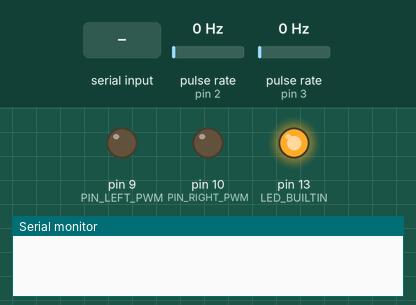
Bench run of a sketch on a simulated Arduino Uno, built with avr-gcc and run on an emulated ATmega328P. Parts: output pins drawn as LEDs (lit = HIGH), the last lines printed to the serial monitor. Wiring (inferred from the names in the program): 2 × pulse sensor: data pin 2 / data pin 3. Inputs (shaded band) come from the test bench; at power-on: pulse rate (sensors on pin 2, pin 3) 0 Hz.

Above: at 0.01 s.
At 1.2 s:
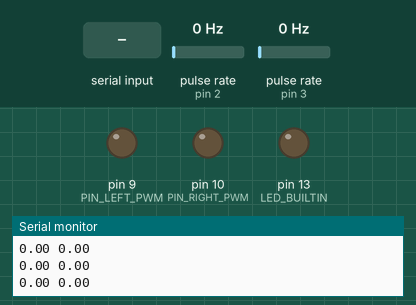
1.3 s: " \n" received over Serial
At 2.3 s:
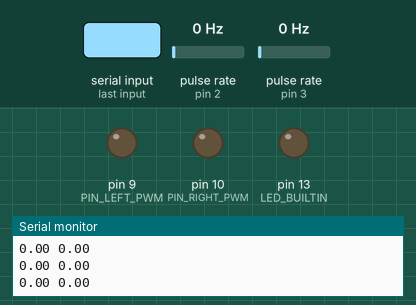
Timing chart, 0 to 4.3 s (numbered marks = the images above; inputs shaded):
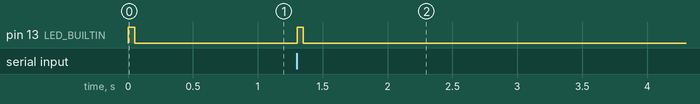

Measured:
- after the input at 1.3 s, pin 13 (LED_BUILTIN): LOW → HIGH at once, → LOW 0.05 s later

The sketch:

arduino_rtklm.ino
```cpp
#define USB_BAUDRATE 9600 // Serial USB baud rate

#define PIN_LEFT_ENC 2 // Encoder Feedback
#define PIN_RIGHT_ENC 3 // Encoder Feedback
#define PIN_LEFT_DIR 4 // Direction Control
#define PIN_LEFT_PWM 9 // PWM Speed Control
#define PIN_RIGHT_PWM 10 // PWM Speed Control
#define PIN_RIGHT_DIR 7 // Direction Control

#define CONTROL_LOOP_FREQUENCY 10 // Encoder sampling frequency in Hz
#define CONTROL_LOOP_PERIOD_MS (1000/CONTROL_LOOP_FREQUENCY)

#define PWM_TICK_RATIO (250.0/1400.0) // Approximate linear ratio of tick frequency to pwm value

String inputBuffer = "";

unsigned long lastSamplingMillis = 0;
unsigned long lastInputMillis = 0;

volatile int leftTicks = 0;
volatile unsigned long leftTicksLastMillis = 0;
int leftDir = 0;
double leftInput = 0;
double leftSetpoint = 0;
double leftOutput = 0;

volatile int rightTicks = 0;
volatile unsigned long rightTicksLastMillis = 0;
int rightDir = 0;
double rightInput = 0;
double rightSetpoint = 0;
double rightOutput = 0;

void setup() {
  Serial.begin(USB_BAUDRATE);
  pinMode(PIN_LEFT_PWM, OUTPUT);
  pinMode(PIN_RIGHT_PWM, OUTPUT);
  pinMode(PIN_LEFT_ENC, INPUT_PULLUP);
  pinMode(PIN_RIGHT_ENC, INPUT_PULLUP);
  pinMode(LED_BUILTIN, OUTPUT);
  analogWrite(PIN_LEFT_PWM, 0);
  analogWrite(PIN_RIGHT_PWM, 0);
  attachInterrupt(digitalPinToInterrupt(PIN_LEFT_ENC), onLeftEncTick, CHANGE);
  attachInterrupt(digitalPinToInterrupt(PIN_RIGHT_ENC), onRightEncTick, CHANGE);
}

void onLeftEncTick() {
  leftTicks++;
  leftTicksLastMillis = millis();
}

void onRightEncTick() {
  rightTicks++;
  rightTicksLastMillis = millis();
}

void loop() {

  // handle speed input
  while (Serial.available()) {
    char inChar = (char) Serial.read();
    inputBuffer += inChar;
    if (inChar == '\n') {
      lastInputMillis = millis();
      int delimPos = inputBuffer.indexOf(" ");
      double leftVel = inputBuffer.substring(0, delimPos).toDouble();
      double rightVel = inputBuffer.substring(delimPos).toDouble();
      inputBuffer = "";

      // snap too low speeds to zero
      leftVel = (abs(leftVel) < 80) ? 0 : leftVel;
      rightVel = (abs(rightVel) < 80) ? 0 : rightVel;

      // only stop and don't change direction when going too fast
      if (leftDir * leftVel < 0 && abs(leftInput) > 100) {
        leftSetpoint = 0;
      } else {
        leftSetpoint = leftVel;
        leftDir = constrain(leftVel, -1, +1);
      }
      if (rightDir * rightVel < 0 && abs(rightInput) > 100) {
        rightSetpoint = 0;
      } else {
        rightSetpoint = rightVel;
        rightDir = constrain(rightVel, -1, +1);
      }

      // set PWM outputs to approximate values
      leftOutput = leftSetpoint * PWM_TICK_RATIO;
      rightOutput = rightSetpoint * PWM_TICK_RATIO;
    }
  }

  // blink internal LED after speed input
  digitalWrite(LED_BUILTIN, (CONTROL_LOOP_PERIOD_MS/2) > (millis() - lastInputMillis) ? HIGH : LOW);

  if (lastSamplingMillis + CONTROL_LOOP_PERIOD_MS < millis()) {
    unsigned long currSamplingMillis = millis();

    // calculate tick frequencies and reset counters
    unsigned long leftSamplingPeriod = leftTicksLastMillis - lastSamplingMillis;
    if (leftTicks > 0 && leftSamplingPeriod > 0) {
      leftInput = leftDir * leftTicks * (1000.0 / leftSamplingPeriod);
      leftTicks = 0;
    } else {
      leftInput = 0;
    };
    unsigned long rightSamplingPeriod = rightTicksLastMillis - lastSamplingMillis;
    if (rightTicks > 0 && rightSamplingPeriod > 0) {
      rightInput = rightDir * rightTicks * (1000.0 / rightSamplingPeriod);
      rightTicks = 0;
    } else {
      rightInput = 0;
    }

    // fine adjust PWMs if necessary
    double leftError = leftSetpoint - leftInput;
    if (5 < abs(leftError)) {
      leftOutput += constrain(leftError, -1, +1);
    }
    double rightError = rightSetpoint - rightInput;
    if (5 < abs(rightError)) {
      rightOutput += constrain(rightError, -1, +1);
    }

    // avoid close to zero PWMs
    if (abs(leftOutput) < 15) {
      leftOutput = (leftSetpoint == 0) ? 0 : constrain(leftOutput, -1, +1) * 15;
    }
    if (abs(rightOutput) < 15) {
      rightOutput = (rightSetpoint == 0) ? 0 : constrain(rightOutput, -1, +1) * 15;
    }

    // Engage new PWM values and direction
    analogWrite(PIN_LEFT_PWM, constrain(abs(leftOutput), 0, 255));
    analogWrite(PIN_RIGHT_PWM, constrain(abs(rightOutput), 0, 255));
    digitalWrite(PIN_LEFT_DIR, leftDir > 0 ? LOW : HIGH);
    digitalWrite(PIN_RIGHT_DIR, rightDir > 0 ? LOW : HIGH);

    // output encoder feedback
    Serial.print(leftInput);
    Serial.print(" ");
    Serial.print(rightInput);
    Serial.println();

    lastSamplingMillis = currSamplingMillis;
  }
}
```
